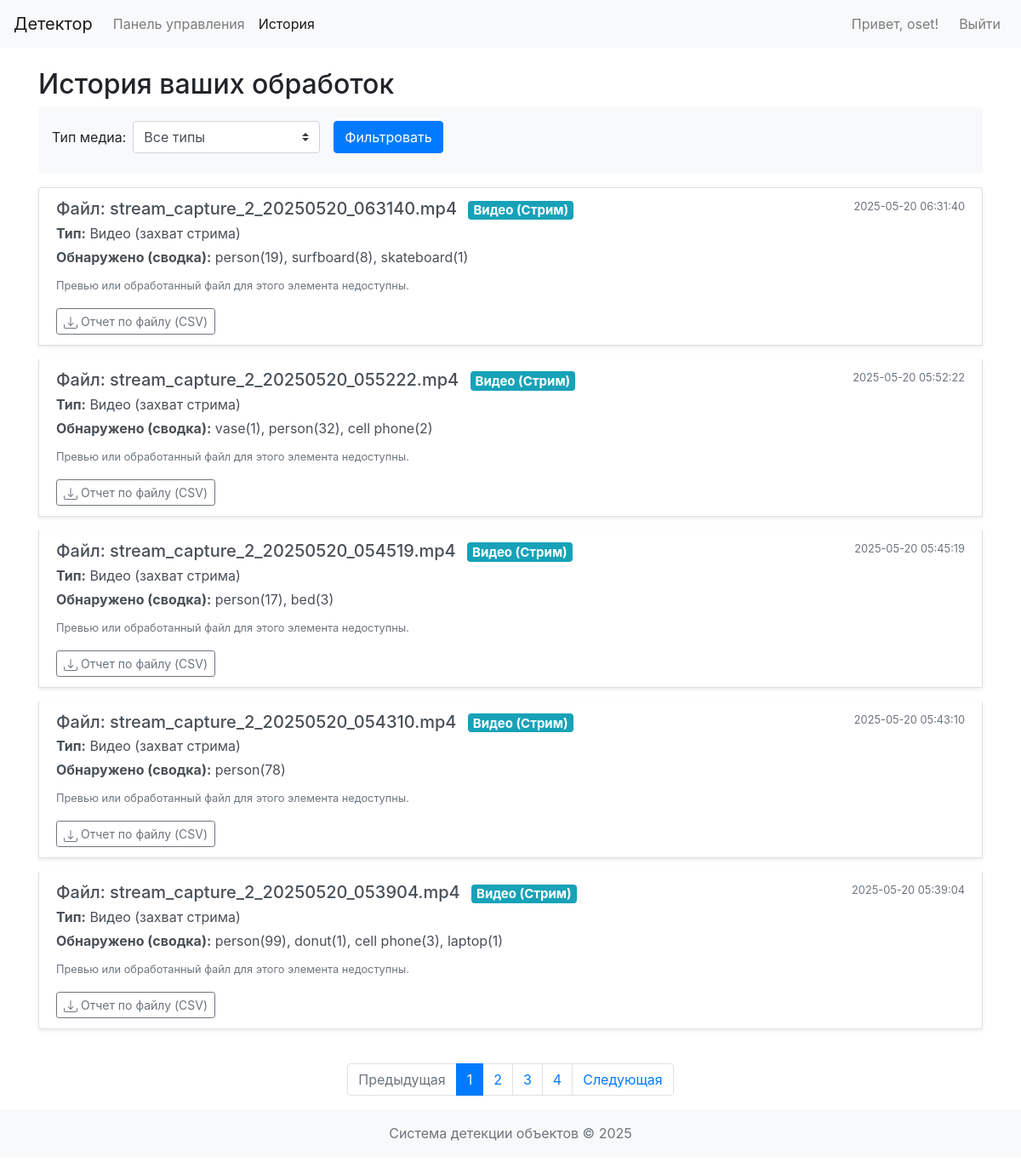
The app's page /history (signed in) with its own data.
### app/models.py (models this page shows, shortened)
class Media(db.Model):
    __tablename__ = 'media'
    id = db.Column(db.Integer, primary_key=True)
    filename = db.Column(db.String(200), nullable=False) # Original uploaded name or generated stream video name
    file_path = db.Column(db.String(300), nullable=False) # Path to the primary file (original or stream video)
    upload_time = db.Column(db.DateTime, nullable=False, default=datetime.utcnow)
    media_type = db.Column(db.String(50), nullable=False) # 'image', 'video' (uploaded), 'stream_capture' (now a video)
    user_id = db.Column(db.Integer, db.ForeignKey('users.id'), nullable=False)
    detections = db.relationship('Detection', backref='media_source', lazy=True, cascade="all, delete-orphan")
    @property
    def media_type_rus(self):
        if self.media_type == 'image':
            return 'Изображение'
        elif self.media_type == 'video': # Uploaded video, processed into another video
            return 'Видео (загруженное)'
        elif self.media_type == 'stream_capture': # Live stream recorded as video
            return 'Видео (захват стрима)'
        return self.media_type

### app/routes.py (the view, shortened to what this page needs)
@main_bp.route('/history')
@login_required
def history_page():
    page = request.args.get('page', 1, type=int);
    user_media_q = Media.query.filter_by(user_id=session['user_id'])
    media_type_f = request.args.get('media_type')
    if media_type_f: user_media_q = user_media_q.filter(Media.media_type == media_type_f)
    pagination = user_media_q.order_by(Media.upload_time.desc()).paginate(page=page, per_page=5, error_out=False)
    items = []
    for m_item in pagination.items:
        summary = {};
        preview_img = None;
        assoc_vid = None
        if m_item.media_type == 'image':
            for d in m_item.detections: summary[d.object_class] = summary.get(d.object_class, 0) + 1
            fn = next((d.result_frame_filename for d in m_item.detections if
                       d.result_frame_filename and d.result_frame_filename.startswith("result_img_")), None)
            if not fn and m_item.filename: fn = f"result_img_{m_item.filename}"
            if fn and os.path.exists(os.path.join(current_app.config['UPLOAD_FOLDER'], fn)): preview_img = fn
        elif m_item.media_type == 'stream_capture':
            assoc_vid = m_item.filename
            if not os.path.exists(os.path.join(current_app.config['UPLOAD_FOLDER'], assoc_vid)): assoc_vid = None
            for d in m_item.detections: summary[d.object_class] = summary.get(d.object_class, 0) + 1
        items.append({'media': m_item, 'detections_summary_str': (
            ", ".join([f"{k}({v})" for k, v in summary.items()]) if summary else "Нет"),
                      'preview_image_file': preview_img, 'associated_video_file': assoc_vid})
    return render_template('history_page.html', media_items=items, pagination=pagination,
                           current_media_type_filter=media_type_f)

### app/routes.py (called while the page is built)
def login_required(f):
    @wraps(f)
    def decorated_function(*args, **kwargs):
        if 'user_id' not in session:
            flash('Пожалуйста, войдите в систему для доступа к этой странице.', 'warning')
            return redirect(url_for('main.login'))
        return f(*args, **kwargs)
    return decorated_function

### app/templates/history_page.html (shortened to what this page needs)
{% extends "base.html" %}
{% block content %}
<h2>История ваших обработок</h2>
<form method="GET" action="{{ url_for('main.history_page') }}" class="form-inline mb-3 p-3 bg-light rounded">
    <div class="form-group mr-sm-3 mb-2">
        <label for="media_type_filter" class="mr-2">Тип медиа:</label>
        <select name="media_type" id="media_type_filter" class="form-control custom-select">
            <option value="">Все типы</option>
        </select>
    </div>
    <button type="submit" class="btn btn-primary mb-2">Фильтровать</button>
</form>
{% if not media_items and (not pagination or not pagination.items) %}
<div class="alert alert-info" role="alert">
    У вас пока нет обработанных файлов, соответствующих фильтру.
</div>
{% else %}
<div class="list-group">
    {% for item_data in media_items %}
    <div class="list-group-item list-group-item-action flex-column align-items-start mb-3 shadow-sm">
        <div class="d-flex w-100 justify-content-between">
            <h5 class="mb-1">
                Файл: {{ item_data.media.filename }}
                {% if item_data.media.media_type == 'stream_capture' %}<span class="badge badge-info ml-2">Видео (Стрим)</span>
                {% elif item_data.media.media_type == 'video' %}<span class="badge badge-primary ml-2">Видео (Загрузка)</span>
                {% elif item_data.media.media_type == 'image' %}<span class="badge badge-secondary ml-2">Изображение</span>
                {% endif %}
            </h5>
            <small class="text-muted">{{ item_data.media.upload_time.strftime('%Y-%m-%d %H:%M:%S') }}</small>
        </div>
        <p class="mb-1"><span class="font-weight-bold">Тип:</span> {{ item_data.media.media_type_rus }}</p>
        <p class="mb-1"><span class="font-weight-bold">Обнаружено (сводка):</span> {{ item_data.detections_summary_str }}</p>
        {% if item_data.media.media_type == 'image' and item_data.preview_image_file %}
            <div class="mt-2">
                <p class="font-weight-bold mb-1">Результат (изображение):</p>
                <a href="{{ url_for('main.results_file', filename=item_data.preview_image_file) }}" target="_blank" title="Открыть результат">
                    <img src="{{ url_for('main.results_file', filename=item_data.preview_image_file) }}" alt="Результат обработки изображения" class="img-thumbnail" style="max-height: 150px; max-width: 200px;">
                </a>
            </div>
        {% else %}
            <p class="mt-2"><small class="text-muted">Превью или обработанный файл для этого элемента недоступны.</small></p>
        {% endif %}
        <div class="mt-2">
            <a href="{{ url_for('main.download_media_report', media_id=item_data.media.id) }}" class="btn btn-sm btn-outline-secondary">
                Отчет по файлу (CSV)
            </a>
        </div>
    </div>
    {% endfor %}
</div>
{% if pagination and pagination.pages > 1 %}
<nav aria-label="Page navigation" class="mt-4">
    <ul class="pagination justify-content-center">
        {% if pagination.has_prev %}
        <li class="page-item"><a class="page-link" href="{{ url_for('main.history_page', page=pagination.prev_num, media_type=current_media_type_filter) }}">Предыдущая</a></li>
        {% else %}
        <li class="page-item disabled"><span class="page-link">Предыдущая</span></li>
        {% endif %}
        {% for page_num in pagination.iter_pages(left_edge=1, right_edge=1, left_current=1, right_current=2) %}
            {% if page_num %}
                {% if pagination.page == page_num %}
                <li class="page-item active"><span class="page-link">{{ page_num }}</span></li>
                {% else %}
                <li class="page-item"><a class="page-link" href="{{ url_for('main.history_page', page=page_num, media_type=current_media_type_filter) }}">{{ page_num }}</a></li>
                {% endif %}
            {% else %}
            <li class="page-item disabled"><span class="page-link">...</span></li>
            {% endif %}
        {% endfor %}
        {% if pagination.has_next %}
        <li class="page-item"><a class="page-link" href="{{ url_for('main.history_page', page=pagination.next_num, media_type=current_media_type_filter) }}">Следующая</a></li>
        {% else %}
        <li class="page-item disabled"><span class="page-link">Следующая</span></li>
        {% endif %}
    </ul>
</nav>
{% endif %}
{% endif %}
{% endblock %}

### app/templates/base.html (shortened to what this page needs)
<!DOCTYPE html>
<html lang="ru">
<head>
    <link rel="stylesheet" href="https://stackpath.bootstrapcdn.com/bootstrap/4.5.2/css/bootstrap.min.css">
    <link rel="stylesheet" href="{{ url_for('static', filename='css/style.css') }}">
</head>
<body>
    <nav class="navbar navbar-expand-lg navbar-light bg-light">
        <a class="navbar-brand" href="{{ url_for('main.welcome') }}">Детектор</a>
        <div class="collapse navbar-collapse" id="navbarNav">
            <ul class="navbar-nav mr-auto">
                {% if 'user_id' in session %}
                <li class="nav-item {% if request.endpoint == 'main.dashboard' %}active{% endif %}">
                    <a class="nav-link" href="{{ url_for('main.dashboard') }}">Панель управления</a>
                </li>
                <li class="nav-item {% if request.endpoint == 'main.history_page' %}active{% endif %}">
                    <a class="nav-link" href="{{ url_for('main.history_page') }}">История</a>
                </li>
                {% endif %}
            </ul>
            <ul class="navbar-nav">
                {% if 'user_id' in session %}
                    <li class="nav-item">
                        <span class="navbar-text mr-3">Привет, {{ session.username }}!</span>
                    </li>
                    <li class="nav-item">
                        <a class="nav-link" href="{{ url_for('main.logout') }}">Выйти</a>
                    </li>
                {% endif %}
            </ul>
        </div>
    </nav>
    <div class="container mt-4">
        {% block content %}{% endblock %}
    </div>
    <footer class="footer mt-auto py-3 bg-light">
        <div class="container text-center">
            <span class="text-muted">Система детекции объектов © {{ now.year }}</span>
        </div>
    </footer>
</body>
</html>

### static/css/style.css (style rules this page uses)
body { padding-bottom: 20px; }

### records on screen
Media: media.filename "stream_capture_2_20250520_063140.mp4", media.upload_time "2025-05-20 06:31:40", media.media_type_rus "Видео (захват стрима)"
Media: media.filename "stream_capture_2_20250520_055222.mp4", media.upload_time "2025-05-20 05:52:22", media.media_type_rus "Видео (захват стрима)"
Media: media.filename "stream_capture_2_20250520_054519.mp4", media.upload_time "2025-05-20 05:45:19", media.media_type_rus "Видео (захват стрима)"
Media: media.filename "stream_capture_2_20250520_054310.mp4", media.upload_time "2025-05-20 05:43:10", media.media_type_rus "Видео (захват стрима)"
Media: media.filename "stream_capture_2_20250520_053904.mp4", media.upload_time "2025-05-20 05:39:04", media.media_type_rus "Видео (захват стрима)"

### other values on screen
{{ session.username }} "oset"
{{ item_data.detections_summary_str }} "person(19), surfboard(8), skateboard(1)" "vase(1), person(32), cell phone(2)" "person(17), bed(3)" "person(78)" "person(99), donut(1), cell phone(3), laptop(1)"
{{ page_num }} "1"
{{ page_num }} "2" "3" "4"
